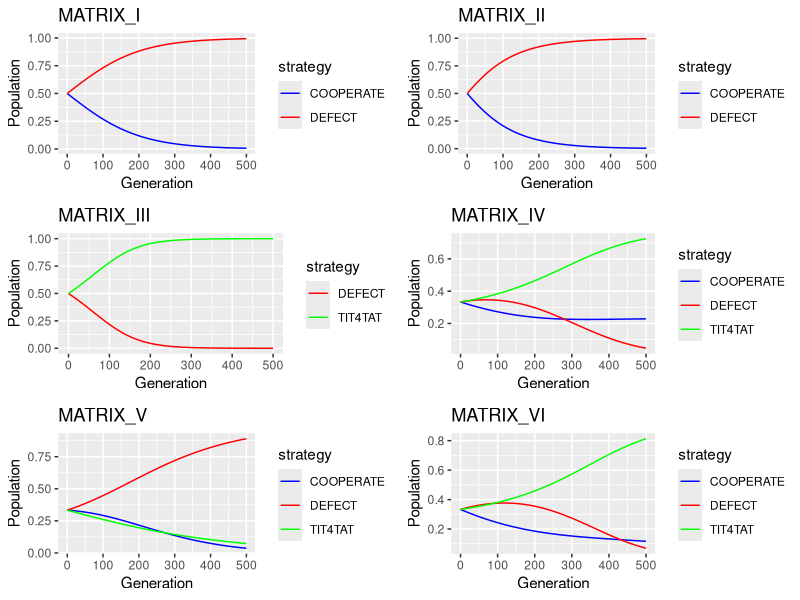

The R source for this figure:
# file name: Hirshleifer-Coll-1988.R
# author: Alexander Karl
# create date: 2025-02-23
# last update: 2025-05-20
# This file is part of the Social-Simulation-Replication repository: https://github.com/Mocklerough/Social-Simulation-Replications

# Authors: Jack Hirshleifer, Juan Carlos Martinez Coll
# Date: 1988
# Article: What Strategies Can Support the Evolutionary Emergence of Cooperation?
# Journal: Journal of Conflict Resolution, Vol. 32, No. 2 (Jun, 1988), pp. 367-398
# DOI: https://doi.org/10.1177/0022002788032002006
# Abstract:
#   Axelrod found TIT-FOR-TAT to be a highly successful strategy in the Prisoners' Dilemma payoff environment. 
#   He concluded that a natural selection process in favor of TIT-FOR-TAT explains the evolutionary emergence of cooperation. 
#   This article shows that, contrary to Axelrod, TIT-FOR-TAT does not approach 100% fixation in the population. 
#   More generally, TIT-FOR-TAT is not a robustly successful strategy if Axelrod's exact assumptions do not apply--for example, 
#   if there is a cost of complexity or a probability of error, or when players compete in an elimination contest rather than a round-robin tournament. 
#   is unreasonable to expect any single strategy to win out in evolutionary competition. 
#   Constructively, we show that the presence of a PUNISHER strategy typically generates, 
#   consistent with observation, an interior equilibrium in which more and less cooperative strategies simultaneously coexist.

# Overhead ----------------------------------------------------------------

rm(list = ls())
library(tidyverse) # tibble, dplyr, tidyr, ggplot2
library(gridExtra) # assist ggplot2 graphs

# Helper Functions --------------------------------------------------------

# Construct payoff matrix from given parameters in Table 1
build_payoff_mx <- function(strategies, payoff_data) {
  # INPUTS:
  #   strategies: chr, names of strategies
  #   payoff_data: values to fill matrix, from Table 1
  # OUTPUT:
  #   payoff matrix, as described in Table 1. (`a` in EQ[1-3])
  #     - rows: ego's strategy
  #     - cols: alter's strategy
  #     - cells: ego's payoff against alter
  stopifnot(length(strategies) ^ 2 == length(payoff_data))                      # error check, payoff_data must fit the strategies matrix
  payoff_mx <- matrix(data = payoff_data,                                       # matrix calculating payoff of each strategy i agaist strategy j
                      byrow = TRUE,
                      nrow = length(strategies), ncol = length(strategies), 
                      dimnames = list(strategies, strategies))
  return(payoff_mx)
}

# Calculate change in population at each time period
calc_pop_change <- function(payoff_mx, population, k) { 
  a <- payoff_mx
  p <- population
  Y <- colSums(p * t(a))     # EQ[2] Calculate Y: average payoff yields (vector, per strategy)
  M <- sum(p * Y)            # Eq[3] Calculate M: overall/societal mean of Y yields (atomic)
  delta_p <- k * p * (Y - M) # EQ[1] Calculate delta_P: change in the population at each time step (vector, per strategy)
  return(delta_p)
}


# Simulation Function -----------------------------------------------------
simulate_hirshleifer_coll <- function(payoff_mx, start_pop, k, generations) {
  # INPUTS:
  #   sim_data: List containing strategies, starting population, and payoff matrix. See build_payoff_mx
  #   k: sensitivity, how much to change the population based on its performance
  #   generations: number of iterations to run the simulation for
  # OUTPUT:
  #   matrix:
  #     - rows: each strategy
  #     - cols: each timestep from 0 to `generations`
  #     - cells: strategy's population at that timestep
  strategies  <- rownames(payoff_mx)                                            # pull out data from payoff_mx
  results <- matrix(data = NA, ncol = length(strategies), nrow = generations + 1)
  colnames(results) <- strategies
  
  results[1,] <- start_pop  # calculate population at each timestep # note: generation = 0 is row = 1
  
  for (g in 1:generations) {
    pop_change <- calc_pop_change(payoff_mx, results[g,], k)                    # use the current population to calculate next population
    results[g+1,] <- results[g,] + pop_change
  }
  
  results <-                                                                    # tidy data to use for plotting
    results |>
    as_tibble() |>
    mutate(generation = 0:generations) |>                                       # add column indicationg generation number
    pivot_longer(!generation, names_to = "strategy", values_to = "population")  # reshape data, now each combinatino of strategy-poulation-generation is one line
  
  return(results)
}

# Define Strategies -------------------------------------------------------

TABLE_1 <- list()                                                               # strategies as described in original paper

# MATRIX I
TABLE_1$MATRIX_I <- 
  build_payoff_mx(
    strategies = c("COOPERATE", "DEFECT"),
    payoff_data = c(3,1,
                    4,2))
# MATRIX II
TABLE_1$MATRIX_II <- 
  build_payoff_mx(
    strategies = c("COOPERATE", "DEFECT"),
    payoff_data = c(3,0,
                    5,1))
# MATRIX III
TABLE_1$MATRIX_III <- 
  build_payoff_mx(
    strategies = c("DEFECT", "TIT4TAT"),
    payoff_data = c(1,1,
                    1,3))


# MATRIX VI
TABLE_1$MATRIX_IV <- 
  build_payoff_mx(
    strategies = c("COOPERATE", "DEFECT", "TIT4TAT"),
    payoff_data = c(3,0,3,
                    5,1,1,
                    3,1,3))

# MATRIX V
TABLE_1$MATRIX_V <- 
  build_payoff_mx(
    strategies = c("COOPERATE", "DEFECT", "TIT4TAT"),
    payoff_data = c(3,  0,  3,
                    5,  1,  1,
                    2.5,0.5,2.5))
# MATRIX VI
TABLE_1$MATRIX_VI <- 
  build_payoff_mx(
    strategies = c("COOPERATE", "DEFECT", "TIT4TAT"),
    payoff_data = c(3,  0,  2.7,
                    5,  1,  1.3,
                    3.2,0.9,2.89))

# Run Simulations ---------------------------------------------------------


results <- list()
plot_list <- list()
for (mx_index in 1:length(TABLE_1)) {                                           # for each strategy represented in Table I of the article,
  mx_name <- names(TABLE_1[mx_index])                                           # strategy names (cooperate, defect, etc)
  mx <- TABLE_1[[mx_index]]
  results[[mx_name]] <- 
    simulate_hirshleifer_coll(                                                  # run the above defined simulation  function to find matrix payoffs
      payoff_mx = mx, 
      start_pop = rep(1/nrow(mx), nrow(mx)),                                    # assume equal pop
      k = 0.01, 
      generations = 500)
  plot_list[[mx_index]] <-                                                      # create table fit for grid.arrange() function for plotting
    results[[mx_name]] |>
    ggplot(aes(x = generation, y = population, color = strategy)) +
    geom_line() +
    scale_color_manual(values = c("COOPERATE" = "blue", "DEFECT" = "red", "TIT4TAT" = "green")) +
    labs(
      title = mx_name,
      x = "Generation",
      y = "Population")
}
grid.arrange(grobs = plot_list, ncol = 2, nrow = 3)
